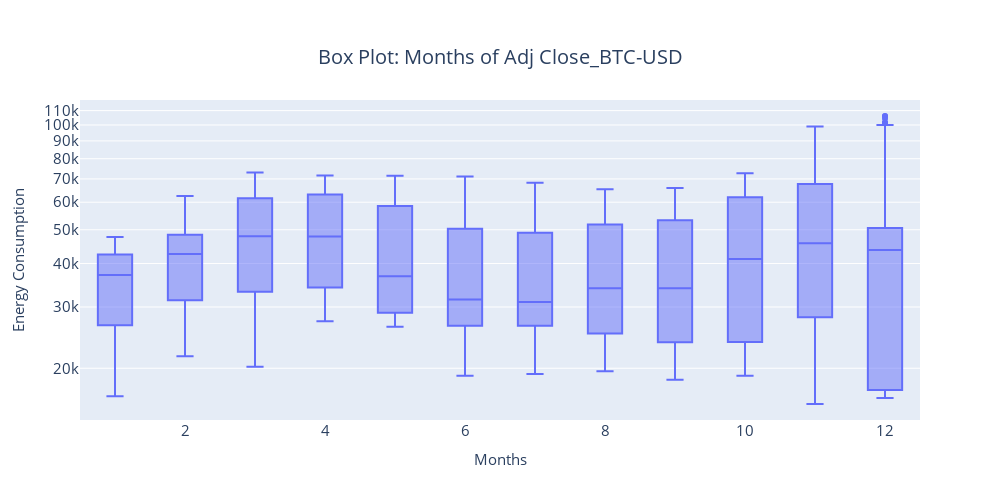

Source (notebook cell):
### Code cell
plot_seasonal_box_plot(30,ts_df,close_columns[0])

### Figure 1 — Plotly figure (JSON) as saved in the notebook; plotly's stock layout.template omitted (floating-point values rounded to 4 significant figures; data arrays with more than 128 entries replaced by an {"elided": "..."} marker saying what was removed)
{"data": [{"alignmentgroup": "True", "hovertemplate": "month=%{x}<br>Adj Close_BTC-USD=%{y}<extra></extra>", "legendgroup": "", "marker": {"color": "#636efa"}, "name": "", "notched": false, "offsetgroup": "", "orientation": "v", "showlegend": false, "type": "box", "x": {"elided": "1450 int values"}, "x0": " ", "xaxis": "x", "y": {"elided": "1450 float values"}, "y0": " ", "yaxis": "y"}], "layout": {"autosize": false, "boxmode": "group", "height": 500, "legend": {"font": {"size": 15}, "orientation": "h", "title": {}, "tracegroupgap": 0, "x": 1, "xanchor": "right", "y": 0.98, "yanchor": "bottom"}, "title": {"font": {"size": 20}, "text": "Box Plot: Months of Adj Close_BTC-USD", "x": 0.5, "xanchor": "center", "yanchor": "top"}, "width": 1000, "xaxis": {"anchor": "y", "autorange": true, "domain": [0, 1], "range": [0.5, 12.5], "tickfont": {"size": 15}, "title": {"font": {"size": 15}, "text": "Months"}, "type": "linear"}, "yaxis": {"anchor": "x", "autorange": true, "domain": [0, 1], "range": [4.152, 5.072], "tickfont": {"size": 15}, "title": {"font": {"size": 15}, "text": "Energy Consumption"}, "type": "log"}}}
